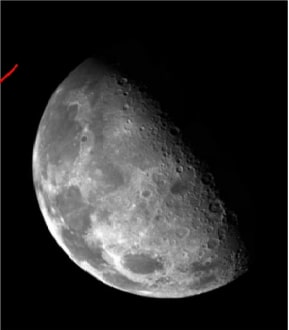
#> input picture CV/Images/moon.jpg, 289 x 330 px
$ jupyter execute sharpen_filtering.ipynb
#> lines starting #> are read from the running program, lines starting #| are printed output that depends on the picture
[cell 1]
import numpy as np
from PIL import Image
from IPython.display import display

[cell 2]
def sharpen(img, mask):
    m_size = len(mask)

    if m_size % 2 == 0:
        return

    half_mask_size = m_size // 2

    new_img = np.empty(img.shape, dtype=np.uint8)

    for i in range(img.shape[0]):
        for j in range(img.shape[1]):
            for k in range(img.shape[2]):
                res = 0;
                for x in range(-half_mask_size,half_mask_size+1):
                    if i + x < 0 or i + x >= img.shape[0]:
                        continue
                    for y in range(-half_mask_size,half_mask_size+1):
                        if j + y < 0 or j + y >= img.shape[1]:
                            continue
                        res += img[i + x][j + y][k] * mask[half_mask_size + x][half_mask_size + y]
                res = max(0, min(res, 255))
                new_img[i][j][k] = res

    return new_img

[cell 3]
img = Image.open('Images/moon.jpg')
#> img is the input picture: PIL image 289x330 RGB; mean R, G, B 44.1, 44, 44
img_mat = np.array(img)

[cell 4]
img_mat.shape
#> Out = (330, 289, 3)

[cell 5]
mask = [[0,1,0],[1,-4,1],[0,1,0]]

new_mat = sharpen(img_mat, mask)
#> after the loop in sharpen, `for i in range(img.shape[0]):`:
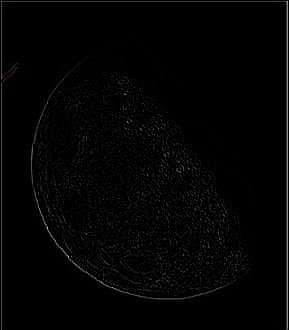
#> new_img: shape (330, 289, 3); mean R, G, B 3.5, 3.5, 3.5

[cell 6]
new_img = Image.fromarray(new_mat)
display(new_img)

[cell 7]
display(img)

[cell 8]
from PIL import ImageFilter

[cell 9]
sharpen_img = img.filter(ImageFilter.SHARPEN)

[cell 10]
display(sharpen_img)

[cell 11]
sharpen_img2 = sharpen_img.filter(ImageFilter.SHARPEN)
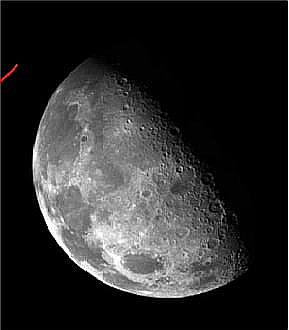
#> sharpen_img2: PIL image 289x330 RGB; mean R, G, B 44.2, 44.1, 44.1
